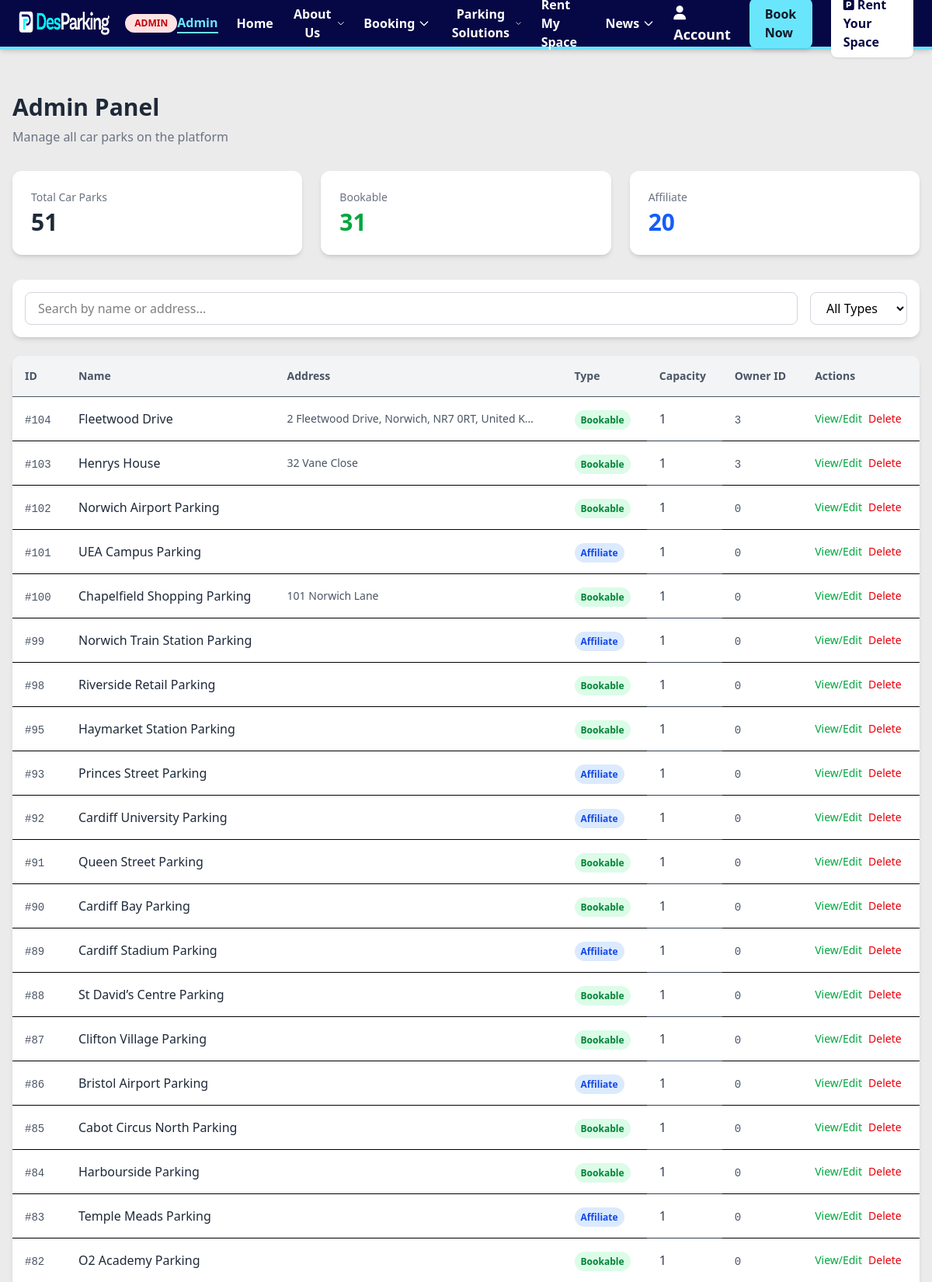
/admin.php (signed in, upper part), run on the app's committed database.
### tables this page shows
CREATE TABLE `carparks` (
  `carpark_id` int(11) NOT NULL AUTO_INCREMENT,
  `carpark_owner` int(11) NOT NULL,
  `carpark_name` varchar(100) NOT NULL,
  `carpark_description` varchar(255) NOT NULL,
  `carpark_capacity` int(11) NOT NULL DEFAULT 1,
  `carpark_address` text NOT NULL,
  `carpark_lng` double NOT NULL,
  `carpark_lat` double NOT NULL,
  `carpark_type` enum('bookable','affiliate') NOT NULL,
  `carpark_affiliate_url` varchar(255) DEFAULT NULL,
  `carpark_features` mediumtext DEFAULT NULL,
  PRIMARY KEY (`carpark_id`)
);

### public/php/config/db.php (called while the page is built, shortened)
<?php
class Dbh
{
    private static $db;
    private function __construct()
    {
        $this->connection = new PDO(
            'mysql:host=' . getenv('DB_HOST') . '; dbname=' . getenv('DB_NAME'),
            getenv('DB_USER'),
            getenv('DB_PASSWD')
        );
    }
    public static function getConnection()
    {
        if (self::$db == null) {
            self::$db = new Dbh();
        }
        return self::$db->connection;
    }
}

### public/php/models/Carparks.php (called while the page is built, shortened)
<?php
include_once $_SERVER['DOCUMENT_ROOT'] . '/php/config/db.php';
class Carparks extends Dbh
{
    private PDO $db;
    function __construct()
    {
        $this->db = Dbh::getConnection();
    }
    public function getAllCarparks()
    {
        $query = "SELECT * FROM carparks ORDER BY carpark_id DESC";
        $stmt = $this->db->prepare($query);
        $stmt->execute();
        return $stmt->fetchAll(PDO::FETCH_ASSOC);
    }
}

### public/admin.php (the view, shortened to what this page needs)
<?php
$ReadCarparks = new ReadCarparks();
$carparks = $ReadCarparks->getAllCarparks();
?>
<!doctype html>
<html lang="en">
<head>
    <link href="/css/output.css" rel="stylesheet">
</head>
<body class="min-h-screen bg-[#ebebeb] pt-20">
    <?php include_once __DIR__ . '/partials/navbar.php'; ?>
    <div class="max-w-7xl mx-auto px-4 mt-10">
        <div class="mb-8">
            <h1 class="text-3xl font-bold text-gray-800">
                Admin Panel
            </h1>
            <p class="text-gray-500 mt-2">
                Manage all car parks on the platform
            </p>
        </div>
        <div class="grid grid-cols-1 md:grid-cols-3 gap-6 mb-8">
            <div class="bg-white rounded-xl shadow-md p-6">
                <p class="text-sm text-gray-500 mb-1">Total Car Parks</p>
                <p class="text-3xl font-bold text-gray-800"><?= count($carparks) ?></p>
            </div>
            <div class="bg-white rounded-xl shadow-md p-6">
                <p class="text-sm text-gray-500 mb-1">Bookable</p>
                <p class="text-3xl font-bold text-green-600">
                    <?= count(array_filter($carparks, fn($cp) => $cp['carpark_type'] === 'bookable')) ?>
                </p>
            </div>
            <div class="bg-white rounded-xl shadow-md p-6">
                <p class="text-sm text-gray-500 mb-1">Affiliate</p>
                <p class="text-3xl font-bold text-blue-600">
                    <?= count(array_filter($carparks, fn($cp) => $cp['carpark_type'] === 'affiliate')) ?>
                </p>
            </div>
        </div>
        <div class="bg-white rounded-xl shadow-md p-4 mb-6">
            <div class="flex flex-col md:flex-row gap-4">
                <input
                    type="text"
                    id="search-input"
                    placeholder="Search by name or address..."
                    class="flex-1 rounded-lg border border-gray-300 px-4 py-2 focus:ring-2 focus:ring-green-500 focus:border-transparent"
                    onkeyup="filterCarparks()"
                >
                <select
                    id="type-filter"
                    class="rounded-lg border border-gray-300 px-4 py-2 focus:ring-2 focus:ring-green-500 focus:border-transparent"
                    onchange="filterCarparks()"
                >
                    <option value="">All Types</option>
                </select>
            </div>
        </div>
        <div class="bg-white rounded-xl shadow-md overflow-hidden">
            <div class="overflow-x-auto">
                <table class="w-full border-collapse">
                    <thead>
                        <tr class="bg-gray-100 text-left text-sm text-gray-600">
                            <th class="p-4 border-b font-semibold">ID</th>
                            <th class="p-4 border-b font-semibold">Name</th>
                            <th class="p-4 border-b font-semibold">Address</th>
                            <th class="p-4 border-b font-semibold">Type</th>
                            <th class="p-4 border-b font-semibold">Capacity</th>
                            <th class="p-4 border-b font-semibold">Owner ID</th>
                            <th class="p-4 border-b font-semibold">Actions</th>
                        </tr>
                    </thead>
                    <tbody id="carparks-table">
                        <?php if (empty($carparks)): ?>
                            <tr>
                                <td colspan="7" class="p-8 text-center text-gray-500">
                                    No car parks found
                                </td>
                            </tr>
                        <?php else: ?>
                            <?php foreach ($carparks as $carpark): ?>
                                <tr class="hover:bg-gray-50 transition carpark-row"
                                    data-name="<?= strtolower(htmlspecialchars($carpark['carpark_name'])) ?>"
                                    data-address="<?= strtolower(htmlspecialchars($carpark['carpark_address'])) ?>"
                                    data-type="<?= htmlspecialchars($carpark['carpark_type']) ?>">
                                    <td class="p-4 border-b">
                                        <span class="font-mono text-sm text-gray-600">
                                            #<?= htmlspecialchars($carpark['carpark_id']) ?>
                                        </span>
                                    </td>
                                    <td class="p-4 border-b">
                                        <p class="font-medium text-gray-800">
                                            <?= htmlspecialchars($carpark['carpark_name']) ?>
                                        </p>
                                    </td>
                                    <td class="p-4 border-b">
                                        <p class="text-sm text-gray-600 max-w-xs truncate">
                                            <?= htmlspecialchars($carpark['carpark_address']) ?>
                                        </p>
                                    </td>
                                    <td class="p-4 border-b">
                                        <span class="px-2 py-1 text-xs font-semibold rounded-full <?=
                                            $carpark['carpark_type'] === 'bookable'
                                                ? 'bg-green-100 text-green-700'
                                                : 'bg-blue-100 text-blue-700'
                                        ?>">
                                            <?= htmlspecialchars(ucfirst($carpark['carpark_type'])) ?>
                                        </span>
                                    </td>
                                    <td class="p-4 border-b text-gray-700">
                                        <?= htmlspecialchars($carpark['carpark_capacity']) ?>
                                    </td>
                                    <td class="p-4 border-b">
                                        <span class="font-mono text-sm text-gray-600">
                                            <?= htmlspecialchars($carpark['carpark_owner']) ?>
                                        </span>
                                    </td>
                                    <td class="p-4 border-b">
                                        <div class="flex gap-2">
                                            <a
                                                href="/carpark.php?id=<?= $carpark['carpark_id'] ?>&admin=1"
                                                class="text-green-600 hover:text-green-800 font-medium text-sm"
                                            >
                                                View/Edit
                                            </a>
                                            <button
                                                type="submit"
                                                formaction="/php/api/index.php?id=deleteCarpark"
                                                formmethod="POST"
                                                name="carpark_id"
                                                value="<?= $carpark['carpark_id'] ?>"
                                                class="text-red-600 hover:text-red-800 font-medium text-sm"
                                                onclick="return confirm('Are you sure you want to delete this car park?');"
                                            >
                                                Delete
                                            </button>
                                        </div>
                                    </td>
                                </tr>
                            <?php endforeach; ?>
                        <?php endif; ?>
                    </tbody>
                </table>
            </div>
        </div>
    </div>
    <br><br>
</body>
</html>

### public/partials/navbar.php (shortened to what this page needs)
<?php
$currentPage = basename($_SERVER['PHP_SELF']);
function isActive($page) {
    global $currentPage;
    return $currentPage === $page;
}
function navLink($page) {
    return isActive($page)
        ? 'text-[#6ae6fc] border-b-2 border-[#6ae6fc]'
        : 'hover:text-[#6ae6fc] transition';
}
?>
<nav class="w-full h-16 bg-[#060745] backdrop-blur-md shadow-md fixed top-0 left-0 z-50 flex items-center justify-between px-6 border-b-4 border-[#6ae6fc]">
    <div class="flex items-center space-x-2">
        <a href="/" class="text-xl font-semibold text-gray-800">
            <img src="/images/des-logo-new.png" alt="Logo" class="h-8 w-auto">
        </a>
        <?php if (isset($_SESSION['user_id']) && $_SESSION['is_admin'] === true): ?>
            <span class="ml-3 px-3 py-1 bg-red-100 text-red-700 text-xs font-semibold rounded-full">ADMIN</span>
        <?php endif; ?>
    </div>
    <div class="hidden md:flex items-center space-x-6 text-white font-bold">
        <?php if (isset($_SESSION['user_id']) && $_SESSION['is_admin'] === true): ?>
            <a href="/admin.php" class="<?= navLink('admin.php') ?>">Admin</a>
        <?php endif; ?>
        <a href="/" class="<?= navLink('index.php') ?>">Home</a>
        <div class="relative group">
            <button class="hover:text-[#6ae6fc] transition flex items-center gap-1">
                About Us
                <svg class="w-4 h-4 transition-transform group-hover:rotate-180"
                    fill="none" stroke="currentColor" viewBox="0 0 24 24">
                    <path stroke-linecap="round" stroke-linejoin="round" stroke-width="2"
                        d="M19 9l-7 7-7-7" />
                </svg>
            </button>
        </div>
        <div class="relative group">
            <button class="hover:text-[#6ae6fc] transition flex items-center gap-1">
                Booking
                <svg class="w-4 h-4 transition-transform group-hover:rotate-180"
                    fill="none" stroke="currentColor" viewBox="0 0 24 24">
                    <path stroke-linecap="round" stroke-linejoin="round" stroke-width="2"
                        d="M19 9l-7 7-7-7" />
                </svg>
            </button>
        </div>
        <div class="relative group">
            <button class="hover:text-[#6ae6fc] transition flex items-center gap-1">
                Parking Solutions
                <svg class="w-4 h-4 transition-transform group-hover:rotate-180"
                    fill="none" stroke="currentColor" viewBox="0 0 24 24">
                    <path stroke-linecap="round" stroke-linejoin="round" stroke-width="2"
                        d="M19 9l-7 7-7-7" />
                </svg>
            </button>
        </div>
        <a href="/create.php" class="hover:text-[#6ae6fc] transition">Rent My Space</a>
        <div class="relative group">
            <button class="hover:text-[#6ae6fc] transition flex items-center gap-1">
                News
                <svg class="w-4 h-4 transition-transform group-hover:rotate-180"
                    fill="none" stroke="currentColor" viewBox="0 0 24 24">
                    <path stroke-linecap="round" stroke-linejoin="round" stroke-width="2"
                        d="M19 9l-7 7-7-7" />
                </svg>
            </button>
        </div>
        <?php if (isset($_SESSION['user_id'])): ?>
            <a href="/account.php" class="hover:text-[#6ae6fc] transition text-lg"><i class="fa-solid fa-user"></i> Account</a>
        <?php else: ?>
            <a href="/login.php" class="hover:text-[#6ae6fc] transition">Login</a>
        <?php endif; ?>
        <a href="/map.php"
            class="inline-block py-2 px-5 rounded-lg bg-[#6ae6fc] text-gray-900
                hover:bg-cyan-400 transition shadow-md">
            Book Now
        </a>
        <a href="/create.php"
            class="inline-block px-4 py-2 bg-white text-[#060745] rounded-lg
                hover:bg-gray-500 hover:text-white transition shadow">
            <i class="fa-solid fa-square-parking"></i> Rent Your Space
        </a>
    </div>
</nav>

### data on the page
carparks: carpark_id "104", carpark_name "Fleetwood Drive", carpark_address "2 Fleetwood Drive, Norwich, NR7 0RT, United K…", carpark_type "Bookable", carpark_capacity "1", carpark_owner "3"
carparks: carpark_id "103", carpark_name "Henrys House", carpark_address "32 Vane Close", carpark_type "Bookable", carpark_capacity "1", carpark_owner "3"
carparks: carpark_id "102", carpark_name "Norwich Airport Parking", carpark_type "Bookable", carpark_capacity "1", carpark_owner "0"
carparks: carpark_id "101", carpark_name "UEA Campus Parking", carpark_type "Affiliate", carpark_capacity "1", carpark_owner "0"
carparks: carpark_id "100", carpark_name "Chapelfield Shopping Parking", carpark_address "101 Norwich Lane", carpark_type "Bookable", carpark_capacity "1", carpark_owner "0"
carparks: carpark_id "99", carpark_name "Norwich Train Station Parking", carpark_type "Affiliate", carpark_capacity "1", carpark_owner "0"
carparks: carpark_id "98", carpark_name "Riverside Retail Parking", carpark_type "Bookable", carpark_capacity "1", carpark_owner "0"
carparks: carpark_id "95", carpark_name "Haymarket Station Parking", carpark_type "Bookable", carpark_capacity "1", carpark_owner "0"
carparks: carpark_id "93", carpark_name "Princes Street Parking", carpark_type "Affiliate", carpark_capacity "1", carpark_owner "0"
carparks: carpark_id "92", carpark_name "Cardiff University Parking", carpark_type "Affiliate", carpark_capacity "1", carpark_owner "0"
carparks: carpark_id "91", carpark_name "Queen Street Parking", carpark_type "Bookable", carpark_capacity "1", carpark_owner "0"
carparks: carpark_id "90", carpark_name "Cardiff Bay Parking", carpark_type "Bookable", carpark_capacity "1", carpark_owner "0"
carparks: carpark_id "89", carpark_name "Cardiff Stadium Parking", carpark_type "Affiliate", carpark_capacity "1", carpark_owner "0"
carparks: carpark_id "88", carpark_name "St David’s Centre Parking", carpark_type "Bookable", carpark_capacity "1", carpark_owner "0"
carparks: carpark_id "87", carpark_name "Clifton Village Parking", carpark_type "Bookable", carpark_capacity "1", carpark_owner "0"
carparks: carpark_id "86", carpark_name "Bristol Airport Parking", carpark_type "Affiliate", carpark_capacity "1", carpark_owner "0"
carparks: carpark_id "85", carpark_name "Cabot Circus North Parking", carpark_type "Bookable", carpark_capacity "1", carpark_owner "0"
carparks: carpark_id "84", carpark_name "Harbourside Parking", carpark_type "Bookable", carpark_capacity "1", carpark_owner "0"
carparks: carpark_id "83", carpark_name "Temple Meads Parking", carpark_type "Affiliate", carpark_capacity "1", carpark_owner "0"
carparks: carpark_id "82", carpark_name "O2 Academy Parking", carpark_type "Bookable", carpark_capacity "1", carpark_owner "0"

### other printed values
count($carparks) "51"
